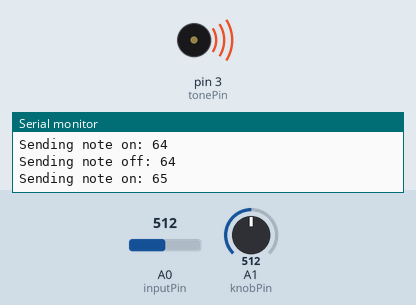
Recording of a sketch running on a simulated Arduino Leonardo, built with avr-gcc and run on an emulated ATmega32U4. On the bench: buzzer (waves = sounding), the last lines printed to the serial monitor. The test bench sets the inputs (shaded band); at power-on: A0 (inputPin) = 512, A1 (knobPin) = 512.

Above: at 1.2 s.
1.3 s: A0 (inputPin) set to 56
At 2.2 s:
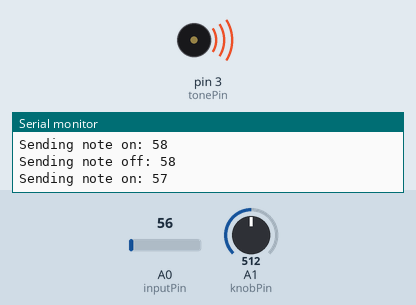
2.8 s: A0 (inputPin) set to 47
At 3.1 s:
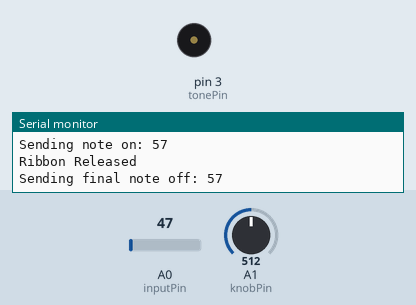
4.3 s: A0 (inputPin) set to 122
At 5.4 s:
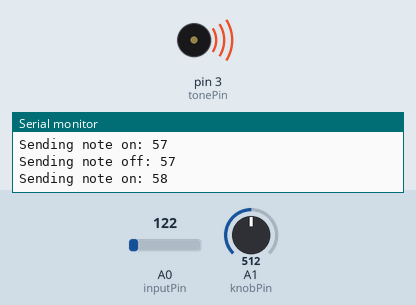
5.8 s: A0 (inputPin) set to 41
At 6.6 s:
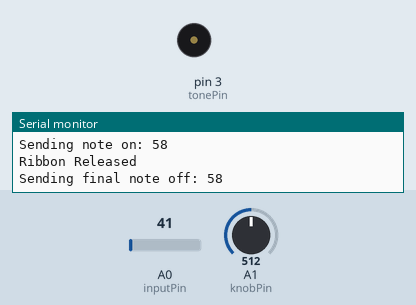
Timing chart, 0 to 8.3 s (numbered marks = the images above; inputs shaded):
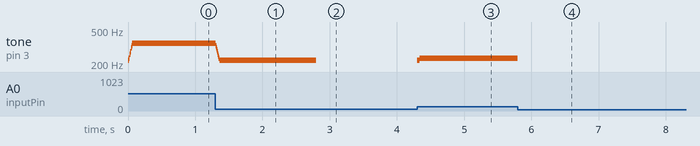

The sketch:

MIDINoteRibbonSynth.ino
```cpp
//MIDI NOTE RIBBON SYNTH
//Version 0.1
//This code reads a ribbon of VHS tape and turns it into midi notes over USB
//It also produces a tone on Pin 3
//
//Joseph Kramer 2024

//Code borrowed from https://docs.arduino.cc/built-in-examples/analog/Smoothing/

#include "MIDIpitches.h"
#include "MIDIfrequencies.h"
#include "MIDIUSB.h"

// pin connections
const int inputPin = A0;  // analog pin connected to ribbon's metal bar
const int knobPin = A1;
const int tonePin = 3;  //digital pin for tone output

// value to determine the size of the readings array.
const int numReadings = 35;  //bigger number provide more stable pitch, but longer glide time

int readings[numReadings];  // the readings from the analog input
int readIndex = 0;          // the index of the current reading
int total = 0;              // the running total
int average = 0;            // the average
int octave[] = { 0, 12, 24, 36, 48, 60, 74, 86 };
int rootOffset[] = { 0, 1, 2, 3, 4, 5, 6, 7, 8, 9, 10, 11 };
int knobVal, octaveNum;

bool ribbonPressed = false;  //keep track of ribbon press state
int prevNoteNum = 0;         //keep track of previous note number playing for note off


int lowThreshold = 51;  // minimum reading of the sensor (found using ribbonCheck code)
int highThreshold = 810; // update these if you change the ribbon

int previousRead = 0;
int currentRead = 0;

void setup() {
  Serial.begin(115200);  //create serial connection at midi data rate

  //intialize all readings to 0
  for (int thisReading = 0; thisReading < numReadings; thisReading++) {
    readings[thisReading] = 0;
  }
}

void loop() {

//  touchCheck();
  knobVal = analogRead(knobPin);
  octaveNum = map(knobVal, 0, 1023, 0, 7);

  if (analogRead(inputPin) > lowThreshold) {

    sensorAveraging();  //run a function that averages sensor readings

    // if the sensor is pressed:
    int rescale = constrain(average, lowThreshold, highThreshold);  //make sure that any readings outside range are truncated
    rescale = map(rescale, lowThreshold, highThreshold, 0, 1023);   //map actual range to new range


    /*
    //this is code for a half-working linerization of the ribbon
    int linear = log(rescale) / log(1000) * 1023;  //make the sensor more linear
    linear = constrain(linear, 355, 1000); //these are the boundaries of the "linearization"
    Serial.println(linear);
    int noteNum = map(linear, 355, 1000, 0, 12);  //map sensor reading to select notes from arrays
    */

    //comment out the line below if you uncomment out the linearization code above
    int noteNum = map(rescale, 0, 1023, 0, 14);  //map sensor reading to select notes from arrays change last number to decide how many notes the ribbon should represent

    //noteNum = constrain(noteNum, 0, 120); //constrain the output to eliminate weirdness (comment out to allow weirdness)
    noteNum = noteNum + octave[octaveNum] + rootOffset[0];  //select octave with knob and set base note with rootOffset
    float freq = pitchFrequency[noteNum];                              //select a frequency for the built-in tone generator

    /////////////////
    tone(3, freq);  //generate a square wave on the tone pin
    int MidiNote = notePitch[noteNum];

    if (!ribbonPressed) {  //c|| MidiNote != prevNoteNum heck to see if ribbbon was already being held down
      //create midi note from array to match the generated tone
      Serial.println("Ribbon Pressed: ");

      Serial.print("Sending note on: ");
      Serial.println(MidiNote);
      noteOn(0, MidiNote, 100);  // Channel 0, noteNumber, normal velocity
      MidiUSB.flush();
      ribbonPressed = true;
      prevNoteNum = MidiNote;
    }

    if (MidiNote != prevNoteNum) {
      Serial.print("Sending note off: ");
      Serial.println(prevNoteNum);
      noteOff(0, prevNoteNum, 0);  // Channel 0, noteNumber, off velocity
      Serial.print("Sending note on: ");
      Serial.println(MidiNote);
      noteOn(0, MidiNote, 100);  // Channel 0, noteNumber, normal velocity
      MidiUSB.flush();
      prevNoteNum = MidiNote;
    }

delay(1);
  }

  else {
    noTone(3);  //turn sound off if nothing is pressed
    //send MIDI off
    if (ribbonPressed) {
      Serial.println("Ribbon Released");
      Serial.print("Sending final note off: ");
      Serial.println(prevNoteNum);
      delay(2);
      noteOff(0, prevNoteNum, 0);  // Channel 0, noteNumber, off velocity
      MidiUSB.flush();
      ribbonPressed = false;
    }
  }
}


void noteOn(byte channel, byte pitch, byte velocity) {
  midiEventPacket_t noteOn = { 0x09, 0x90 | channel, pitch, velocity };
  MidiUSB.sendMIDI(noteOn);
}

void noteOff(byte channel, byte pitch, byte velocity) {
  midiEventPacket_t noteOff = { 0x08, 0x80 | channel, pitch, velocity };
  MidiUSB.sendMIDI(noteOff);
}

void controlChange(byte channel, byte control, byte value) {
  midiEventPacket_t event = { 0x0B, 0xB0 | channel, control, value };
  MidiUSB.sendMIDI(event);
}

void sensorAveraging() {
  // get a sensor reading:
  // subtract the last reading:
  total = total - readings[readIndex];
  // read from the sensor:
  readings[readIndex] = analogRead(inputPin);
  // add the reading to the total:
  total = total + readings[readIndex];
  // advance to the next position in the array:
  readIndex = readIndex + 1;

  // if we're at the end of the array...
  if (readIndex >= numReadings) {
    // ...wrap around to the beginning:
    readIndex = 0;
  }

  // calculate the average:
  average = total / numReadings;
}
```

MIDIfrequencies.h
```cpp
// Conversion from MIDI pitch codes to frequencies in Hz
static const float pitchFrequency[] = {
  //starting on A0 (27.5Hz)
  27.500, 29.135, 30.868, 32.703, 34.648, 36.708, 38.891, 41.203, 43.654, 46.249, 48.999, 51.913,
  55.000, 58.270, 61.735, 65.406, 69.296, 73.416, 77.782, 82.407, 87.307, 92.499, 97.999, 103.826,
  110.000, 116.541, 123.471, 130.813, 138.591, 146.832, 155.563, 164.814, 174.614, 184.997, 195.998, 207.652,
  220.000, 233.082, 246.942, 261.626, 277.183, 293.665, 311.127, 329.628, 349.228, 369.994, 391.995, 415.305,
  440.000, 466.164, 493.883, 523.251, 554.365, 587.330, 622.254, 659.255, 698.456, 739.989, 783.991, 830.609,
  880.000, 932.328, 987.767, 1046.502, 1108.731, 1174.659, 1244.508, 1318.510, 1396.913, 1479.978, 1567.982,
  1661.219, 1760.000, 1864.655, 1975.533, 2093.005, 2217.461, 2349.318, 2489.016, 2637.020, 2793.826, 2959.955, 3135.963,
  3322.438, 3520.000, 3729.310, 3951.066, 4186.009, 4434.922, 4698.636, 4978.032,  5274.041, 5587.652, 5919.911, 6271.927,
  6644.875, 7040.000, 7458.620, 7902.133, 8372.018, 8869.844, 9397.273, 9956.063, 10548.082, 11175.303, 11839.822, 12543.854,
};
```

MIDIpitches.h
```cpp
#define pitchC8 108

#define pitchB7 107
#define pitchB7b 106
#define pitchA7 105
#define pitchA7b 104
#define pitchG7 103
#define pitchG7b 102
#define pitchF7 101
#define pitchE7 100
#define pitchE7b 99
#define pitchD7 98
#define pitchD7b 97
#define pitchC7 96

#define pitchB6 95
#define pitchB6b 94
#define pitchA6 93
#define pitchA6b 92
#define pitchG6 91
#define pitchG6b 90
#define pitchF6 89
#define pitchE6 88
#define pitchE6b 87
#define pitchD6 86
#define pitchD6b 85
#define pitchC6 84

#define pitchB5 83
#define pitchB5b 82
#define pitchA5 81
#define pitchA5b 80
#define pitchG5 79
#define pitchG5b 78
#define pitchF5 77
#define pitchE5 76
#define pitchE5b 75
#define pitchD5 74
#define pitchD5b 73
#define pitchC5 72

#define pitchB4 71
#define pitchB4b 70
#define pitchA4 69
#define pitchA4b 68
#define pitchG4 67
#define pitchG4b 66
#define pitchF4 65
#define pitchE4 64
#define pitchE4b 63
#define pitchD4 62
#define pitchD4b 61
#define pitchC4 60

#define pitchB3 59
#define pitchB3b 58
#define pitchA3 57
#define pitchA3b 56
#define pitchG3 55
#define pitchG3b 54
#define pitchF3 53
#define pitchE3 52
#define pitchE3b 51
#define pitchD3 50
#define pitchD3b 49
#define pitchC3 48

#define pitchB2 47
#define pitchB2b 46
#define pitchA2 45
#define pitchA2b 44
#define pitchG2 43
#define pitchG2b 42
#define pitchF2 41
#define pitchE2 40
#define pitchE2b 39
#define pitchD2 38
#define pitchD2b 37
#define pitchC2 36

#define pitchB1 35
#define pitchB1b 34
#define pitchA1 33
#define pitchA1b 32
#define pitchG1 31
#define pitchG1b 30
#define pitchF1 29
#define pitchE1 28
#define pitchE1b 27
#define pitchD1 26
#define pitchD1b 25
#define pitchC1 24

#define pitchB0 23
#define pitchB0b 22
#define pitchA0 21

/// Full 88 key range note pitch low to high midi byte value mapping array
const int notePitch[] = { pitchA0, pitchB0b, pitchB0, pitchC1, pitchD1b, pitchD1, pitchE1b, pitchE1, pitchF1, pitchG1b, pitchG1, pitchA1b,
                          pitchA1, pitchB1b, pitchB1, pitchC2, pitchD2b, pitchD2, pitchE2b, pitchE2, pitchF2, pitchG2b, pitchG2, pitchA6b,
                          pitchA2, pitchB2b, pitchB2, pitchC3, pitchD3b, pitchD3, pitchE3b, pitchE3, pitchF3, pitchG3b, pitchG3, pitchA3b,
                          pitchA3, pitchB3b, pitchB3, pitchC4, pitchD4b, pitchD4, pitchE4b, pitchE4, pitchF4, pitchG4b, pitchG4, pitchA4b,
                          pitchA4, pitchB4b, pitchB4, pitchC5, pitchD5b, pitchD5, pitchE5b, pitchE5, pitchF5, pitchG5b, pitchG5, pitchA5b,
                          pitchA5, pitchB5b, pitchB5, pitchC6, pitchD6b, pitchD6, pitchE6b, pitchE6, pitchF6, pitchG6b, pitchG6, pitchA6b,
                          pitchA6, pitchB6b, pitchB6, pitchC7, pitchD7b, pitchD7, pitchE7b, pitchE7, pitchF7, pitchG7b, pitchG7, pitchA7b,
                          pitchA7, pitchB7b, pitchB7, pitchC8 };
```

Measured:
- the behaviour switches between 52 and 51 on A0 (inputPin) (found by bisection; images 1 and 2)
- after the input at 1.3 s, tone on pin 3 (tonePin): plays 329 Hz for 0.01 s, 311 Hz for 0.01 s, 293 Hz for 0.01 s, 277 Hz for 0.01 s, 261 Hz for 0.01 s, 246 Hz for 0.01 s … (8 notes in this stretch), starting at once
- after the input at 2.8 s, tone on pin 3 (tonePin): 220 Hz → silent at once
- after the input at 4.3 s, tone on pin 3 (tonePin): silent → 220 Hz at once, → 233 Hz 0.04 s later
- after the input at 5.8 s, tone on pin 3 (tonePin): 233 Hz → silent at once
- by itself, tone on pin 3 (tonePin): plays 220 Hz for 0.01 s, 233 Hz for 0.01 s, 261 Hz for 0.01 s, 277 Hz for 0.01 s, 311 Hz for 0.01 s, 329 Hz for 0.01 s … (7 notes in this stretch)
